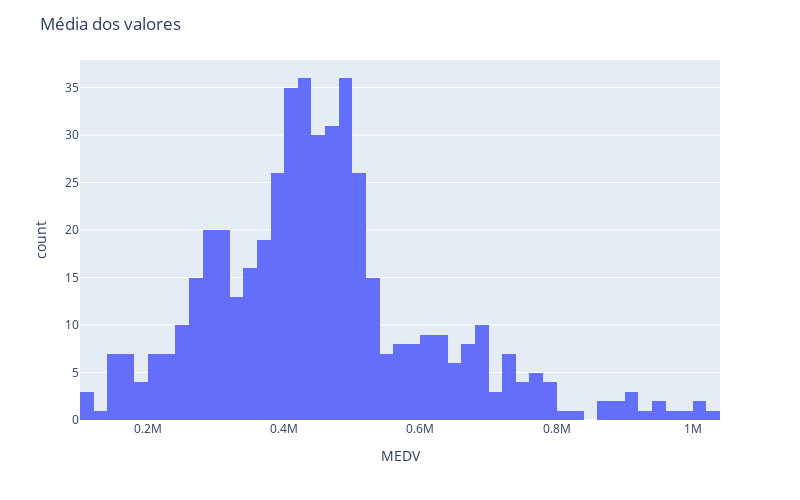

Here is the notebook cell this chart was saved with:
### Code cell
hist =  px.histogram (df,  x = "MEDV", nbins=60) 
hist.update_layout(width=800,height=500,title_text='Média dos valores') 
hist.show()

### Figure 1 — Plotly figure (JSON) as saved in the notebook; plotly's stock layout.template omitted (floating-point values rounded to 4 significant figures; data arrays with more than 128 entries replaced by an {"elided": "..."} marker saying what was removed)
{"data": [{"alignmentgroup": "True", "bingroup": "x", "hovertemplate": "MEDV=%{x}<br>count=%{y}<extra></extra>", "legendgroup": "", "marker": {"color": "#636efa", "pattern": {"shape": ""}}, "name": "", "nbinsx": 60, "offsetgroup": "", "orientation": "v", "showlegend": false, "type": "histogram", "x": {"elided": "489 int values"}, "xaxis": "x", "yaxis": "y"}], "layout": {"barmode": "relative", "height": 500, "legend": {"tracegroupgap": 0}, "margin": {"t": 60}, "title": {"text": "Média dos valores"}, "width": 800, "xaxis": {"anchor": "y", "domain": [0, 1], "title": {"text": "MEDV"}}, "yaxis": {"anchor": "x", "domain": [0, 1], "title": {"text": "count"}}}}
